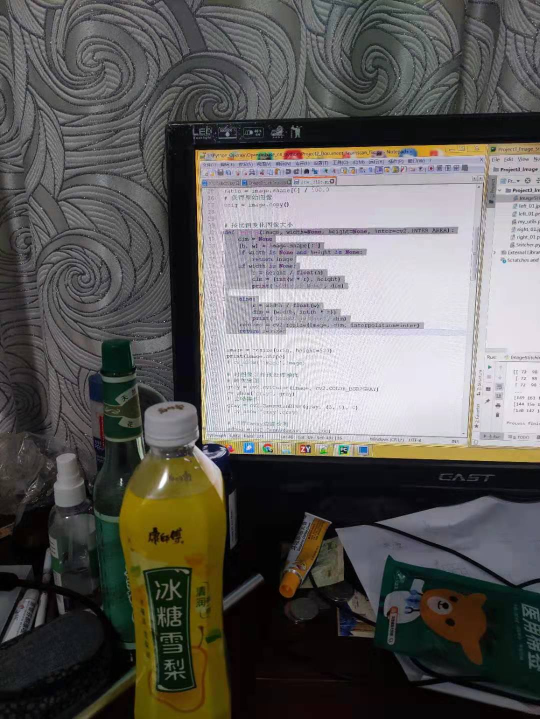
#> input picture 第13章Project3_Image_Stich/left_01.jpg, 1080 x 1438 px (shown at 1/2 size)
$ python ImageStitching_ExcessThree.py
#> lines starting #> are read from the running program, lines starting #| are printed output that depends on the picture
### 第13章Project3_Image_Stich/my_utils.py
import cv2

def resize(image, width=None, height=None, inter=cv2.INTER_AREA):
    dim = None
    (h, w) = image.shape[:2]
    if width is None and height is None:
        return image
    if width is None:
        r = height / float(h)
        dim = (int(w * r), height)
        print('width is None', dim)

    else:
        r = width / float(w)
        dim = (width, int(h * r))
        print('height is None', dim)
    resized = cv2.resize(image, dim, interpolation=inter)
    return resized

### 第13章Project3_Image_Stich/Stitcher.py
import numpy as np
import cv2


class Stitcher:

    # 拼接函数
    def stitch(self, images, ratio=0.75, reprojThresh=4.0, showMatches=False):
        # 获取图片
        (imageB, imageA) = images

        # 检测A,B图片的SIFT关键特征点，并且计算其特征描述子(特征向量)
        (kpsA, featureA) = self.detectAndDescribe(imageA)
        (kpsB, featureB) = self.detectAndDescribe(imageB)

        # 匹配两张图片的所有特征点，返回匹配结果
        M = self.matchKeypoints(kpsA, kpsB, featureA, featureB, ratio, reprojThresh)
        # 如果返回结果为空，没有匹配成功的特征点，退出算法
        if M is None:
            return None

        # 否则，提取匹配结果
        # H是3x3视角变换矩阵
        (matches, H, status) = M
        # 将图片A进行视角变换，result是变换后图片
        result = cv2.warpPerspective(imageA, H, (imageA.shape[1] + imageB.shape[1], imageA.shape[0]))
        # self.cv_show('result', result)
        # 将图片B传入result图片最左端
        result[0:imageB.shape[0], 0:imageB.shape[1]] = imageB
        # self.cv_show('result', result)

        # 检测是否需要显示图片匹配
        if showMatches:
            # 生成匹配图片
            vis = self.drawMatches(imageA, imageB, kpsA, kpsB, matches, status)
            # 返回结果
            return (result, vis)

        # 返回匹配结果
        return result

    # 获取图片关键点和特征描述子
    def detectAndDescribe(self, img):
        # 转灰度图
        gray = cv2.cvtColor(img, cv2.COLOR_BGR2GRAY)

        # 建立SIFT实例对象
        descriptor = cv2.xfeatures2d.SIFT_create()
        # 检测SIFT特征点并且计算描述子
        (kps, feature) = descriptor.detectAndCompute(img, None)

        # 并且将结果转换为Numpy数组
        kps = np.float32([kp.pt for kp in kps])

        # 返回特征点集合描述子
        return (kps, feature)

    # 匹配两张图片的特征点
    def matchKeypoints(self, kpsA, kpsB, featureA, featureB, ratio, reprojThresh):
        # 使用BF匹配
        matcher = cv2.BFMatcher()

        # 使用KNN来对A,B图的SIFT特征进行匹配
        rawMatches = matcher.knnMatch(featureA, featureB, k=2)

        # 获得较好的相匹配的特征（筛选特征点）
        matches = []
        for m in rawMatches:
            # 当最近距离跟次近距离的比值小于ratio值时，保留此匹配对
            if len(m) == 2 and m[0].distance < m[1].distance * ratio:
                # 存储两个点在featuresA, featuresB中的索引值
                # DMatch.trainIdx - Index of the descriptor in train descriptors
                # DMatch.queryIdx - Index of the descriptor in query descriptors
                matches.append((m[0].trainIdx, m[0].queryIdx))

        # 当筛选后的匹配对大于4时，计算视角变换矩阵
        if len(matches) > 4:
            # 获取匹配对的点的坐标
            ptsA = np.float32([kpsA[i] for (_, i) in matches])
            ptsB = np.float32([kpsB[i] for (i, _) in matches])

            # 计算视角变换矩阵
            (H, status) = cv2.findHomography(ptsA, ptsB, cv2.RANSAC, reprojThresh)

            # 返回匹配结果和单应性矩阵和status
            return (matches, H, status)

        # 如果匹配对小于4时，返回None
        return None

    # 展示图片
    def cv_show(self, name, img):
        cv2.imshow(name, img)
        cv2.waitKey(0)
        cv2.destroyAllWindows()

    def drawMatches(self, imageA, imageB, kpsA, kpsB, matches, status):
        # 初始化可视化图片，将A、B图左右连接到一起
        print("Start draw Matching...")
        (hA, wA) = imageA.shape[:2]
        (hB, wB) = imageB.shape[:2]
        vis = np.zeros((max(hA, hB), wA + wB, 3), dtype="uint8")
        vis[0:hA, 0:wA] = imageA
        vis[0:hB, wA:] = imageB

        # 联合遍历，画出匹配对
        for ((trainIdx, queryIdx), s) in zip(matches, status):
            # 当点对匹配成功时，画到可视化图上
            if s == 1:
                # 画出匹配对
                ptA = (int(kpsA[queryIdx][0]), int(kpsA[queryIdx][1]))
                ptB = (int(kpsB[trainIdx][0]) + wA, int(kpsB[trainIdx][1]))
                cv2.line(vis, ptA, ptB, (0, 255, 0), 1)

        # 返回可视化结果
        return vis

### 第13章Project3_Image_Stich/ImageStitching_ExcessThree.py
from Stitcher import Stitcher
import cv2
import my_utils
# 只拼接两张图片

# 读取需要拼接的图片
# imageA_original = cv2.imread("left_01.png")
# imageB_original = cv2.imread("right_01.png")
imageA_original = cv2.imread("left_01.jpg")
#> imageA_original is the input picture: shape (1438, 1080, 3); mean B, G, R 91.6, 94.1, 96.1
imageB_original = cv2.imread("right_01.jpg")
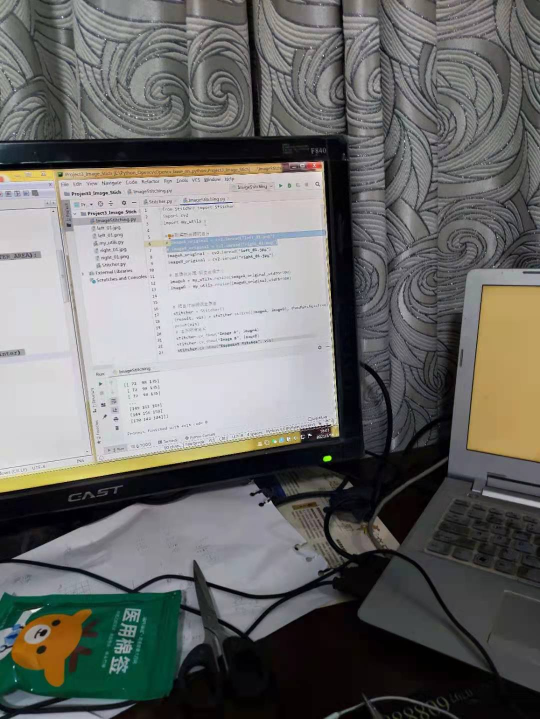
#> input picture 第13章Project3_Image_Stich/right_01.jpg, 1080 x 1438 px (shown at 1/2 size)
#> imageB_original is the input picture: shape (1438, 1080, 3); mean B, G, R 106, 108.1, 108.2
imageC_original = cv2.imread("right_02.jpg")
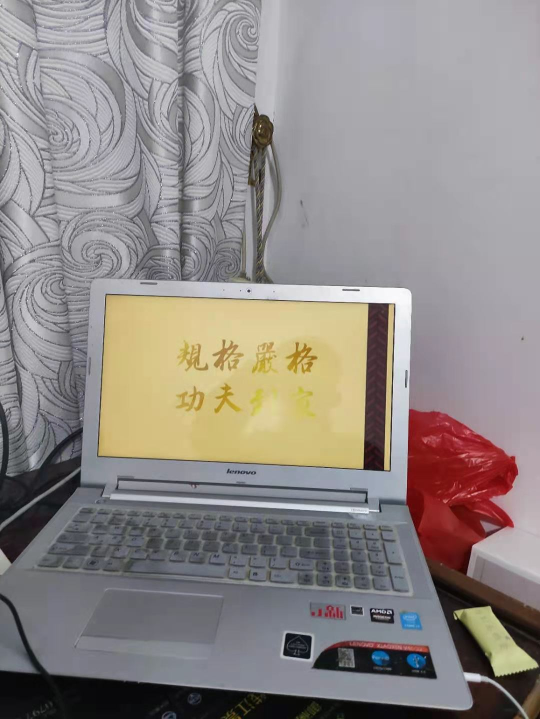
#> input picture 第13章Project3_Image_Stich/right_02.jpg, 1080 x 1438 px (shown at 1/2 size)
#> imageC_original is the input picture: shape (1438, 1080, 3); mean B, G, R 134.4, 137.1, 143.4

# 图像预处理-改变图像大小
imageA = my_utils.resize(imageA_original,width=500)
#| height is None (500, 665)
imageB = my_utils.resize(imageB_original,width=500)
#| height is None (500, 665)
imageC = my_utils.resize(imageC_original,width=500)
#| height is None (500, 665)

# 把图片拼接成全景图
stitcher = Stitcher()
(result, vis) = stitcher.stitch([imageA, imageB], showMatches=True)
#> in detectAndDescribe, `(kps, feature) = descriptor.detectAndCompute(img, None)`: kps = 2437 keypoints; strongest (x, y, size): (303, 424, 4.2), (31, 565, 2.7), (310, 401, 5.2), (56, 162, 2.4)
#> in detectAndDescribe, `kps = np.float32([kp.pt for kp in kps])`: kps = 2437 pairs, first value 2.55 to 497, second value 2.26 to 662.1
#> in stitch, `(kpsA, featureA) = self.detectAndDescribe(imageA)`: kpsA has the same summary as kps in detectAndDescribe
#> in detectAndDescribe (call 2), `(kps, feature) = descriptor.detectAndCompute(img, None)`: kps = 2266 keypoints; strongest (x, y, size): (184, 410, 5), (197, 414, 6.6), (173, 355, 23.7), (199, 439, 10.3)
#> in stitch, `(kpsB, featureB) = self.detectAndDescribe(imageB)`: kpsB = 2266 pairs, first value 2.96 to 497.1, second value 2.35 to 659.5
#> in matchKeypoints, `rawMatches = matcher.knnMatch(featureA, featureB, k=2)`: rawMatches = 2437 matches
#> after the loop in matchKeypoints, `for m in rawMatches:`: matches = 124 pairs, first value 22 to 2232, second value 14 to 2431
#> in matchKeypoints, `ptsA = np.float32([kpsA[i] for (_, i) in matches])`: ptsA = 124 pairs, first value 7.25 to 494.8, second value 21.69 to 608.6
#> in matchKeypoints, `ptsB = np.float32([kpsB[i] for (i, _) in matches])`: ptsB = 124 pairs, first value 13.57 to 492.5, second value 8.93 to 641.2
#> in matchKeypoints, `(H, status) = cv2.findHomography(ptsA, ptsB, cv2.RANSAC, reprojThresh)`: H = [[0.681, -0.154, 434.1], [-0.0731, 1.03, -26.25], [-0.000622, 9.12e-05, 1]]; status = 124 values, max 1 at index 0, min 0 at index 2, mean 0.379
#> the loop in drawMatches, `for ((trainIdx, queryIdx), s) in zip(matches, status):` made 124 passes
#> (trainIdx, queryIdx, s, ptA, ptB) on passes 1, 2, 8, 9, 10, 11, 13, 19, 20, 21, 22, 24: (1892, 14, [1], (7, 178), (906, 155)), (1701, 21, [1], (8, 517), (844, 482)), (1925, 60, [1], (16, 179), (914, 154)), (1834, 62, [1], (16, 325), (887, 300)), (1835, 63, [1], (16, 325), (887, 300)), (1936, 74, [1], (19, 176), (918, 152)), (1847, 82, [1], (21, 324), (891, 299)), (1952, 132, [1], (32, 178), (930, 155)), (1960, 142, [1], (35, 175), (934, 152)), (2018, 159, [1], (46, 160), (947, 136)), (2067, 195, [1], (60, 158), (961, 134)), (2029, 206, [1], (63, 215), (952, 194))
#> (ptA, ptB) on passes 61, 62, 63, 64, 65, 70: ((100, 254), (979, 237)), ((104, 452), (948, 441)), ((106, 379), (961, 366)), ((107, 387), (960, 374)), ((107, 387), (960, 374)), ((134, 385), (989, 377))
#> after the loop in drawMatches, `for ((trainIdx, queryIdx), s) in zip(matches, status):`:
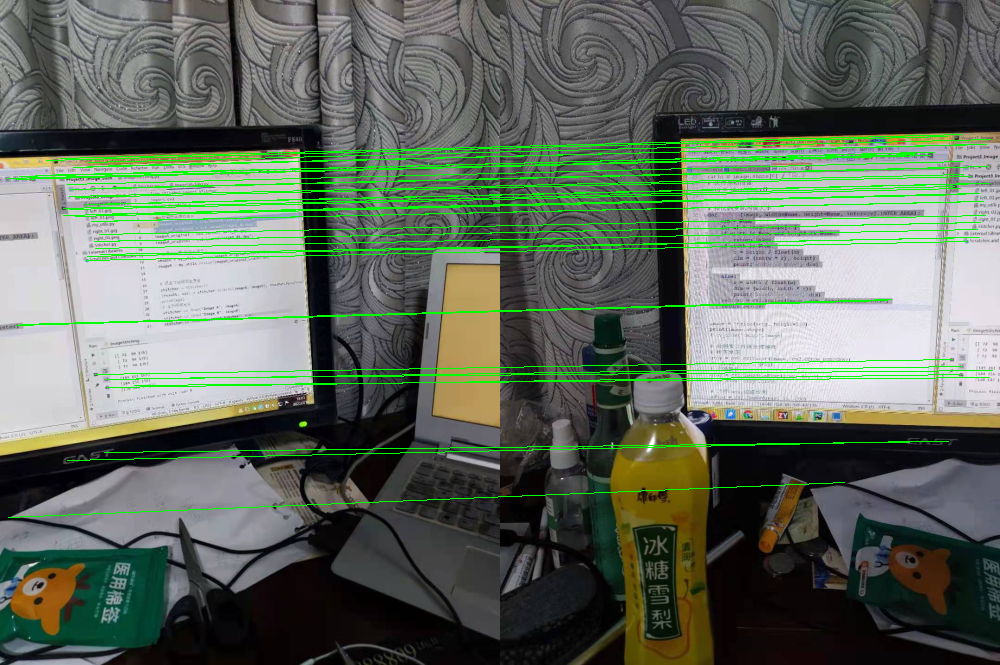
#> vis: shape (665, 1000, 3); mean B, G, R 92.9, 106.5, 96
(result, vis) = stitcher.stitch([result, imageC], showMatches=True)
#> call 2 of stitch, with ratio = 0.75, reprojThresh = 4, showMatches = True
#> in detectAndDescribe (call 3), `gray = cv2.cvtColor(img, cv2.COLOR_BGR2GRAY)`:
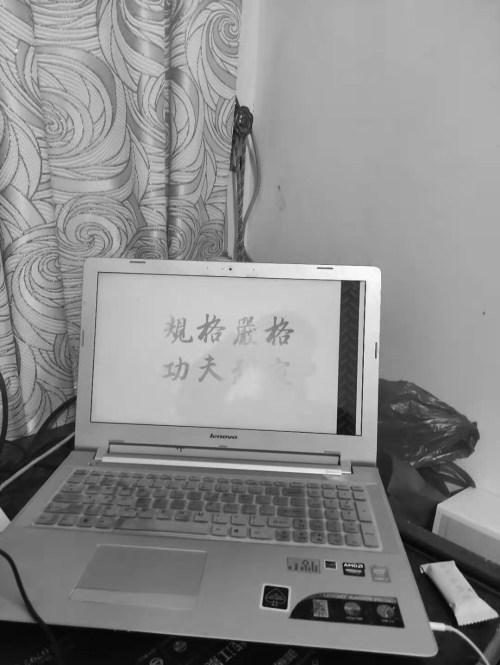
#> gray: shape (665, 500); min 4, max 250, mean 138.7
#> in detectAndDescribe (call 3), `(kps, feature) = descriptor.detectAndCompute(img, None)`: kps = 1477 keypoints; strongest (x, y, size): (351, 293, 16.2), (441, 626, 6.2), (471, 608, 21.2), (447, 576, 18.7)
#> in detectAndDescribe (call 3), `kps = np.float32([kp.pt for kp in kps])`: kps = 1477 pairs, first value 3.05 to 493.1, second value 2.64 to 662.2
#> in stitch (call 2), `(kpsA, featureA) = self.detectAndDescribe(imageA)`: kpsA has the same summary as kps in detectAndDescribe
#> in detectAndDescribe (call 4), `gray = cv2.cvtColor(img, cv2.COLOR_BGR2GRAY)`:
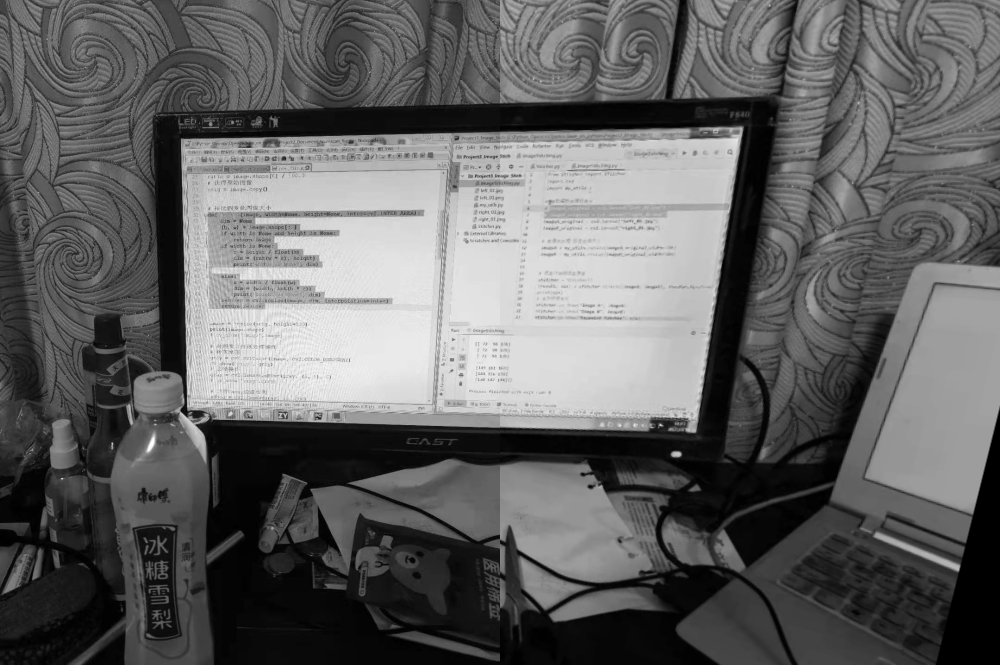
#> gray: shape (665, 1000); min 0, max 255, mean 98
#> in detectAndDescribe (call 4), `(kps, feature) = descriptor.detectAndCompute(img, None)`: kps = 4670 keypoints; strongest (x, y, size): (676, 454, 5.3), (660, 425, 1.9), (956, 567, 5.8), (184, 410, 5)
#> in detectAndDescribe (call 4), `kps = np.float32([kp.pt for kp in kps])`: kps = 4670 pairs, first value 2.96 to 996.7, second value 2.35 to 656.9
#> in stitch (call 2), `(kpsB, featureB) = self.detectAndDescribe(imageB)`: kpsB has the same summary as kps in detectAndDescribe
#> in matchKeypoints (call 2), `rawMatches = matcher.knnMatch(featureA, featureB, k=2)`: rawMatches = 1477 matches
#> in stitch (call 2), `(matches, H, status) = M`: matches = 42 pairs, first value 82 to 4635, second value 66 to 1476; H = [[-0.444, -0.0997, 870.6], [-0.459, 1.27, -55.65], [-0.00201, 0.000236, 1]]; status = 42 values, max 1 at index 0, min 0 at index 1, mean 0.238
#> in stitch (call 2), `result[0:imageB.shape[0], 0:imageB.shape[1]] = imageB`:
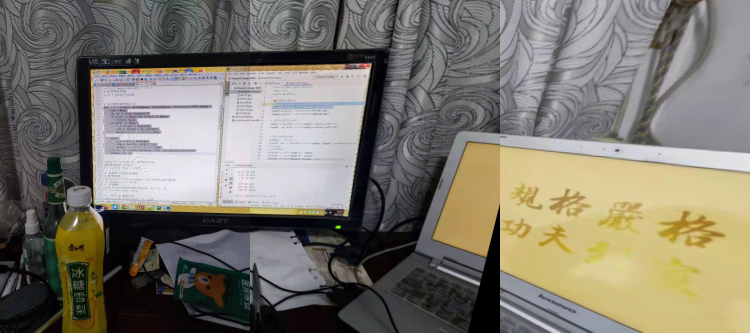
#> result: shape (665, 1500, 3) (shown at 1/2 size); mean B, G, R 109.4, 120.3, 124.8
#> the loop in drawMatches (call 2), `for ((trainIdx, queryIdx), s) in zip(matches, status):` made 42 passes
#> (trainIdx, queryIdx, s, ptA, ptB) on passes 1, 9, 16, 17, 18, 19, 20, 25, 26, 27: (3774, 66, [1], (14, 236), (1319, 231)), (3968, 218, [1], (45, 270), (1348, 275)), (4323, 348, [1], (69, 178), (1408, 153)), (3806, 352, [1], (69, 445), (1323, 498)), (3843, 362, [1], (72, 440), (1329, 491)), (4419, 379, [1], (77, 172), (1425, 145)), (4414, 408, [1], (86, 203), (1425, 185)), (4153, 453, [1], (99, 413), (1374, 472)), (4152, 454, [1], (99, 413), (1374, 472)), (4635, 482, [1], (111, 177), (1485, 146))
#> (trainIdx, queryIdx, s) on passes 2 to 7: (3720, 100, [0]), (3637, 141, [0]), (315, 164, [0]), (3664, 174, [0]), (4106, 188, [0]), (3599, 196, [0])
#> after the loop in drawMatches (call 2), `for ((trainIdx, queryIdx), s) in zip(matches, status):`:
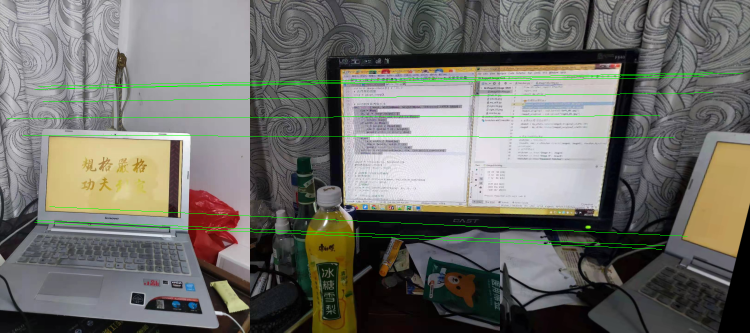
#> vis: shape (665, 1500, 3) (shown at 1/2 size); mean B, G, R 106.8, 112.3, 112.9

# 显示所有图片
stitcher.cv_show("Image A", imageA)
stitcher.cv_show("Image B", imageB)
stitcher.cv_show("Image C", imageC)
stitcher.cv_show("Keypoint Matches", vis)
stitcher.cv_show("Result", result)
